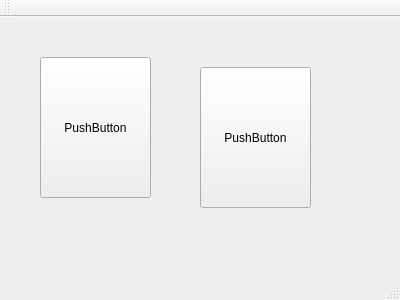
<?xml version="1.0" encoding="UTF-8"?>
<ui version="4.0">
 <class>MainWindow</class>
 <widget class="QMainWindow" name="MainWindow">
  <property name="geometry">
   <rect>
    <x>0</x>
    <y>0</y>
    <width>400</width>
    <height>300</height>
   </rect>
  </property>
  <property name="windowTitle">
   <string>MainWindow</string>
  </property>
  <widget class="QWidget" name="centralWidget">
   <widget class="QPushButton" name="pushButton">
    <property name="geometry">
     <rect>
      <x>40</x>
      <y>40</y>
      <width>111</width>
      <height>141</height>
     </rect>
    </property>
    <property name="text">
     <string>PushButton</string>
    </property>
   </widget>
   <widget class="QPushButton" name="pushButton_2">
    <property name="geometry">
     <rect>
      <x>200</x>
      <y>50</y>
      <width>111</width>
      <height>141</height>
     </rect>
    </property>
    <property name="text">
     <string>PushButton</string>
    </property>
   </widget>
  </widget>
  <widget class="QMenuBar" name="menuBar">
   <property name="geometry">
    <rect>
     <x>0</x>
     <y>0</y>
     <width>400</width>
     <height>23</height>
    </rect>
   </property>
  </widget>
  <widget class="QToolBar" name="mainToolBar">
   <attribute name="toolBarArea">
    <enum>TopToolBarArea</enum>
   </attribute>
   <attribute name="toolBarBreak">
    <bool>false</bool>
   </attribute>
  </widget>
  <widget class="QStatusBar" name="statusBar"/>
 </widget>
 <layoutdefault spacing="6" margin="11"/>
 <resources/>
 <connections/>
</ui>
